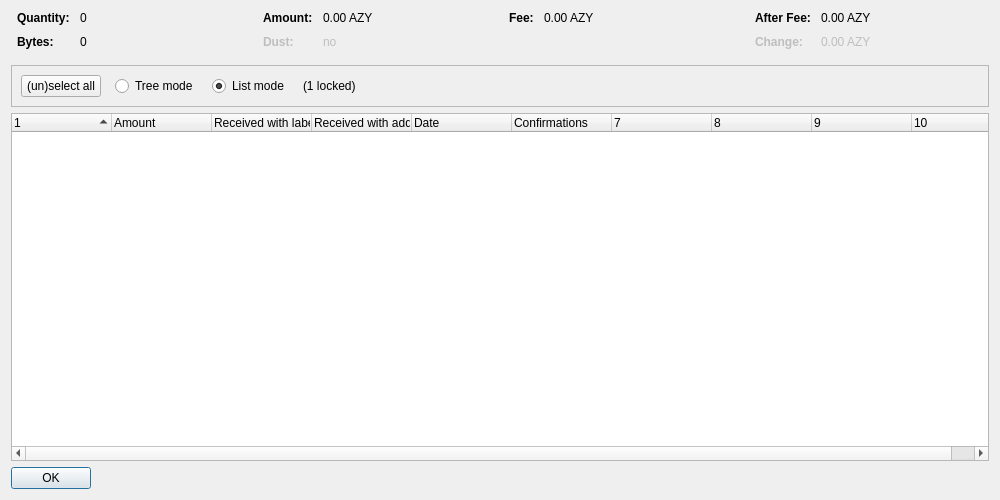
<?xml version="1.0" encoding="UTF-8"?>
<ui version="4.0">
 <class>CoinControlDialog</class>
 <widget class="QDialog" name="CoinControlDialog">
  <property name="geometry">
   <rect>
    <x>0</x>
    <y>0</y>
    <width>1000</width>
    <height>500</height>
   </rect>
  </property>
  <property name="windowTitle">
   <string>Coin Selection</string>
  </property>
  <layout class="QVBoxLayout" name="verticalLayout">
   <item>
    <layout class="QHBoxLayout" name="horizontalLayoutTop" stretch="0,0,0,0">
     <property name="topMargin">
      <number>0</number>
     </property>
     <property name="bottomMargin">
      <number>10</number>
     </property>
     <item>
      <layout class="QFormLayout" name="formLayoutCoinControl1">
       <property name="horizontalSpacing">
        <number>10</number>
       </property>
       <property name="verticalSpacing">
        <number>10</number>
       </property>
       <property name="leftMargin">
        <number>6</number>
       </property>
       <property name="rightMargin">
        <number>6</number>
       </property>
       <item row="0" column="0">
        <widget class="QLabel" name="labelCoinControlQuantityText">
         <property name="font">
          <font>
           <weight>75</weight>
           <bold>true</bold>
          </font>
         </property>
         <property name="text">
          <string>Quantity:</string>
         </property>
        </widget>
       </item>
       <item row="0" column="1">
        <widget class="QLabel" name="labelCoinControlQuantity">
         <property name="cursor">
          <cursorShape>IBeamCursor</cursorShape>
         </property>
         <property name="contextMenuPolicy">
          <enum>Qt::ActionsContextMenu</enum>
         </property>
         <property name="text">
          <string notr="true">0</string>
         </property>
         <property name="textInteractionFlags">
          <set>Qt::LinksAccessibleByMouse|Qt::TextSelectableByKeyboard|Qt::TextSelectableByMouse</set>
         </property>
        </widget>
       </item>
       <item row="1" column="0">
        <widget class="QLabel" name="labelCoinControlBytesText">
         <property name="font">
          <font>
           <weight>75</weight>
           <bold>true</bold>
          </font>
         </property>
         <property name="text">
          <string>Bytes:</string>
         </property>
        </widget>
       </item>
       <item row="1" column="1">
        <widget class="QLabel" name="labelCoinControlBytes">
         <property name="cursor">
          <cursorShape>IBeamCursor</cursorShape>
         </property>
         <property name="contextMenuPolicy">
          <enum>Qt::ActionsContextMenu</enum>
         </property>
         <property name="text">
          <string notr="true">0</string>
         </property>
         <property name="textInteractionFlags">
          <set>Qt::LinksAccessibleByMouse|Qt::TextSelectableByKeyboard|Qt::TextSelectableByMouse</set>
         </property>
        </widget>
       </item>
      </layout>
     </item>
     <item>
      <layout class="QFormLayout" name="formLayoutCoinControl2">
       <property name="horizontalSpacing">
        <number>10</number>
       </property>
       <property name="verticalSpacing">
        <number>10</number>
       </property>
       <property name="leftMargin">
        <number>6</number>
       </property>
       <property name="rightMargin">
        <number>6</number>
       </property>
       <item row="0" column="0">
        <widget class="QLabel" name="labelCoinControlAmountText">
         <property name="font">
          <font>
           <weight>75</weight>
           <bold>true</bold>
          </font>
         </property>
         <property name="text">
          <string>Amount:</string>
         </property>
        </widget>
       </item>
       <item row="0" column="1">
        <widget class="QLabel" name="labelCoinControlAmount">
         <property name="cursor">
          <cursorShape>IBeamCursor</cursorShape>
         </property>
         <property name="contextMenuPolicy">
          <enum>Qt::ActionsContextMenu</enum>
         </property>
         <property name="text">
          <string notr="true">0.00 AZY</string>
         </property>
         <property name="textInteractionFlags">
          <set>Qt::LinksAccessibleByMouse|Qt::TextSelectableByKeyboard|Qt::TextSelectableByMouse</set>
         </property>
        </widget>
       </item>
       <item row="1" column="0">
        <widget class="QLabel" name="labelCoinControlLowOutputText">
         <property name="enabled">
          <bool>false</bool>
         </property>
         <property name="font">
          <font>
           <weight>75</weight>
           <bold>true</bold>
          </font>
         </property>
         <property name="text">
          <string>Dust:</string>
         </property>
        </widget>
       </item>
       <item row="1" column="1">
        <widget class="QLabel" name="labelCoinControlLowOutput">
         <property name="enabled">
          <bool>false</bool>
         </property>
         <property name="cursor">
          <cursorShape>IBeamCursor</cursorShape>
         </property>
         <property name="contextMenuPolicy">
          <enum>Qt::ActionsContextMenu</enum>
         </property>
         <property name="text">
          <string notr="true">no</string>
         </property>
         <property name="textInteractionFlags">
          <set>Qt::LinksAccessibleByMouse|Qt::TextSelectableByKeyboard|Qt::TextSelectableByMouse</set>
         </property>
        </widget>
       </item>
      </layout>
     </item>
     <item>
      <layout class="QFormLayout" name="formLayoutCoinControl3">
       <property name="horizontalSpacing">
        <number>10</number>
       </property>
       <property name="verticalSpacing">
        <number>10</number>
       </property>
       <property name="leftMargin">
        <number>6</number>
       </property>
       <property name="rightMargin">
        <number>6</number>
       </property>
       <item row="0" column="0">
        <widget class="QLabel" name="labelCoinControlFeeText">
         <property name="font">
          <font>
           <weight>75</weight>
           <bold>true</bold>
          </font>
         </property>
         <property name="text">
          <string>Fee:</string>
         </property>
        </widget>
       </item>
       <item row="0" column="1">
        <widget class="QLabel" name="labelCoinControlFee">
         <property name="cursor">
          <cursorShape>IBeamCursor</cursorShape>
         </property>
         <property name="contextMenuPolicy">
          <enum>Qt::ActionsContextMenu</enum>
         </property>
         <property name="text">
          <string notr="true">0.00 AZY</string>
         </property>
         <property name="textInteractionFlags">
          <set>Qt::LinksAccessibleByMouse|Qt::TextSelectableByKeyboard|Qt::TextSelectableByMouse</set>
         </property>
        </widget>
       </item>
      </layout>
     </item>
     <item>
      <layout class="QFormLayout" name="formLayoutCoinControl4">
       <property name="horizontalSpacing">
        <number>10</number>
       </property>
       <property name="verticalSpacing">
        <number>10</number>
       </property>
       <property name="leftMargin">
        <number>6</number>
       </property>
       <property name="rightMargin">
        <number>6</number>
       </property>
       <item row="0" column="0">
        <widget class="QLabel" name="labelCoinControlAfterFeeText">
         <property name="font">
          <font>
           <weight>75</weight>
           <bold>true</bold>
          </font>
         </property>
         <property name="text">
          <string>After Fee:</string>
         </property>
        </widget>
       </item>
       <item row="0" column="1">
        <widget class="QLabel" name="labelCoinControlAfterFee">
         <property name="cursor">
          <cursorShape>IBeamCursor</cursorShape>
         </property>
         <property name="contextMenuPolicy">
          <enum>Qt::ActionsContextMenu</enum>
         </property>
         <property name="text">
          <string notr="true">0.00 AZY</string>
         </property>
         <property name="textInteractionFlags">
          <set>Qt::LinksAccessibleByMouse|Qt::TextSelectableByKeyboard|Qt::TextSelectableByMouse</set>
         </property>
        </widget>
       </item>
       <item row="1" column="0">
        <widget class="QLabel" name="labelCoinControlChangeText">
         <property name="enabled">
          <bool>false</bool>
         </property>
         <property name="font">
          <font>
           <weight>75</weight>
           <bold>true</bold>
          </font>
         </property>
         <property name="text">
          <string>Change:</string>
         </property>
        </widget>
       </item>
       <item row="1" column="1">
        <widget class="QLabel" name="labelCoinControlChange">
         <property name="enabled">
          <bool>false</bool>
         </property>
         <property name="cursor">
          <cursorShape>IBeamCursor</cursorShape>
         </property>
         <property name="contextMenuPolicy">
          <enum>Qt::ActionsContextMenu</enum>
         </property>
         <property name="text">
          <string notr="true">0.00 AZY</string>
         </property>
         <property name="textInteractionFlags">
          <set>Qt::LinksAccessibleByMouse|Qt::TextSelectableByKeyboard|Qt::TextSelectableByMouse</set>
         </property>
        </widget>
       </item>
      </layout>
     </item>
    </layout>
   </item>
   <item>
    <widget class="QFrame" name="frame">
     <property name="minimumSize">
      <size>
       <width>0</width>
       <height>40</height>
      </size>
     </property>
     <property name="frameShape">
      <enum>QFrame::StyledPanel</enum>
     </property>
     <property name="frameShadow">
      <enum>QFrame::Sunken</enum>
     </property>
     <layout class="QHBoxLayout" name="horizontalLayout">
      <item>
       <layout class="QHBoxLayout" name="horizontalLayoutPanel" stretch="0,0,0,0,0">
        <property name="spacing">
         <number>14</number>
        </property>
        <item>
         <widget class="QPushButton" name="pushButtonSelectAll">
          <property name="sizePolicy">
           <sizepolicy hsizetype="Maximum" vsizetype="Fixed">
            <horstretch>0</horstretch>
            <verstretch>0</verstretch>
           </sizepolicy>
          </property>
          <property name="text">
           <string>(un)select all</string>
          </property>
          <property name="autoDefault">
           <bool>false</bool>
          </property>
         </widget>
        </item>
        <item>
         <widget class="QRadioButton" name="radioTreeMode">
          <property name="sizePolicy">
           <sizepolicy hsizetype="Maximum" vsizetype="Fixed">
            <horstretch>0</horstretch>
            <verstretch>0</verstretch>
           </sizepolicy>
          </property>
          <property name="text">
           <string>Tree mode</string>
          </property>
         </widget>
        </item>
        <item>
         <widget class="QRadioButton" name="radioListMode">
          <property name="sizePolicy">
           <sizepolicy hsizetype="Maximum" vsizetype="Fixed">
            <horstretch>0</horstretch>
            <verstretch>0</verstretch>
           </sizepolicy>
          </property>
          <property name="text">
           <string>List mode</string>
          </property>
          <property name="checked">
           <bool>true</bool>
          </property>
         </widget>
        </item>
        <item>
         <widget class="QLabel" name="labelLocked">
          <property name="text">
           <string notr="true">(1 locked)</string>
          </property>
         </widget>
        </item>
        <item>
         <spacer name="horizontalSpacer">
          <property name="orientation">
           <enum>Qt::Horizontal</enum>
          </property>
          <property name="sizeHint" stdset="0">
           <size>
            <width>40</width>
            <height>20</height>
           </size>
          </property>
         </spacer>
        </item>
       </layout>
      </item>
     </layout>
    </widget>
   </item>
   <item>
    <widget class="CoinControlTreeWidget" name="treeWidget">
     <property name="contextMenuPolicy">
      <enum>Qt::CustomContextMenu</enum>
     </property>
     <property name="sortingEnabled">
      <bool>false</bool>
     </property>
     <property name="columnCount">
      <number>10</number>
     </property>
     <attribute name="headerShowSortIndicator" stdset="0">
      <bool>true</bool>
     </attribute>
     <attribute name="headerStretchLastSection">
      <bool>false</bool>
     </attribute>
     <column>
      <property name="text">
       <string/>
      </property>
     </column>
     <column>
      <property name="text">
       <string>Amount</string>
      </property>
     </column>
     <column>
      <property name="text">
       <string>Received with label</string>
      </property>
     </column>
     <column>
      <property name="text">
       <string>Received with address</string>
      </property>
     </column>
     <column>
      <property name="text">
       <string>Date</string>
      </property>
     </column>
     <column>
      <property name="text">
       <string>Confirmations</string>
      </property>
      <property name="toolTip">
       <string>Confirmed</string>
      </property>
     </column>
     <column>
      <property name="text">
       <string/>
      </property>
     </column>
     <column>
      <property name="text">
       <string/>
      </property>
     </column>
     <column>
      <property name="text">
       <string/>
      </property>
     </column>
     <column>
      <property name="text">
       <string/>
      </property>
     </column>
    </widget>
   </item>
   <item>
    <widget class="QDialogButtonBox" name="buttonBox">
     <property name="sizePolicy">
      <sizepolicy hsizetype="Maximum" vsizetype="Fixed">
       <horstretch>0</horstretch>
       <verstretch>0</verstretch>
      </sizepolicy>
     </property>
     <property name="orientation">
      <enum>Qt::Horizontal</enum>
     </property>
     <property name="standardButtons">
      <set>QDialogButtonBox::Ok</set>
     </property>
    </widget>
   </item>
  </layout>
 </widget>
 <customwidgets>
  <customwidget>
   <class>CoinControlTreeWidget</class>
   <extends>QTreeWidget</extends>
   <header>coincontroltreewidget.h</header>
  </customwidget>
 </customwidgets>
 <resources/>
 <connections/>
</ui>
